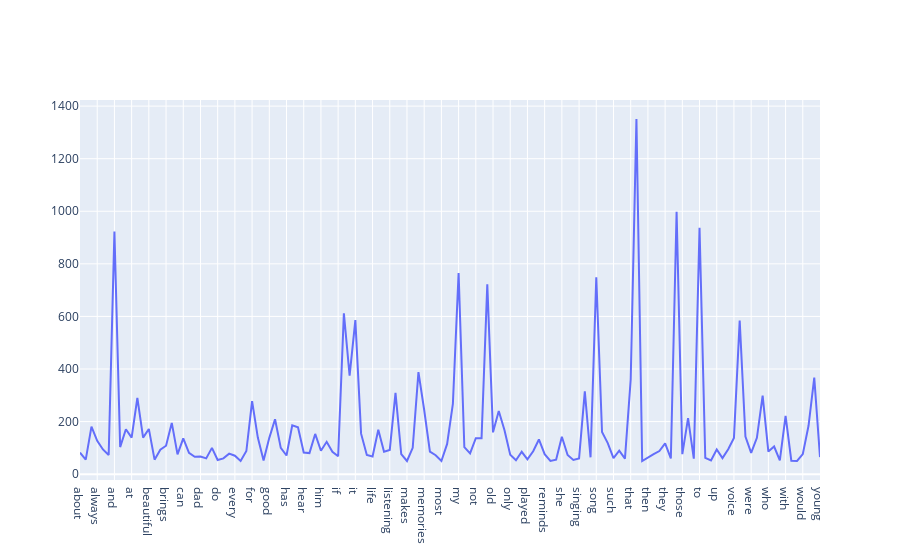

The cell this chart's notebook holds for it:
### Code cell
# Exercise 13
threshold = 50
frequent = [(i,v) for i,v in enumerate(term_frequencies) if v >= threshold]
feature = [(i, count_vect.get_feature_names_out()[i]) for i,v in frequent]
pof.iplot([{'x': [f[1] for f in feature], 'y': [f[1] for f in frequent]}])

### Figure 1 — Plotly figure (JSON) as saved in the notebook; plotly's stock layout.template omitted (floating-point values rounded to 4 significant figures; data arrays with more than 128 entries replaced by an {"elided": "..."} marker saying what was removed)
{"data": [{"type": "scatter", "x": {"elided": "130 str values"}, "y": {"elided": "130 int values"}}], "layout": {}}
